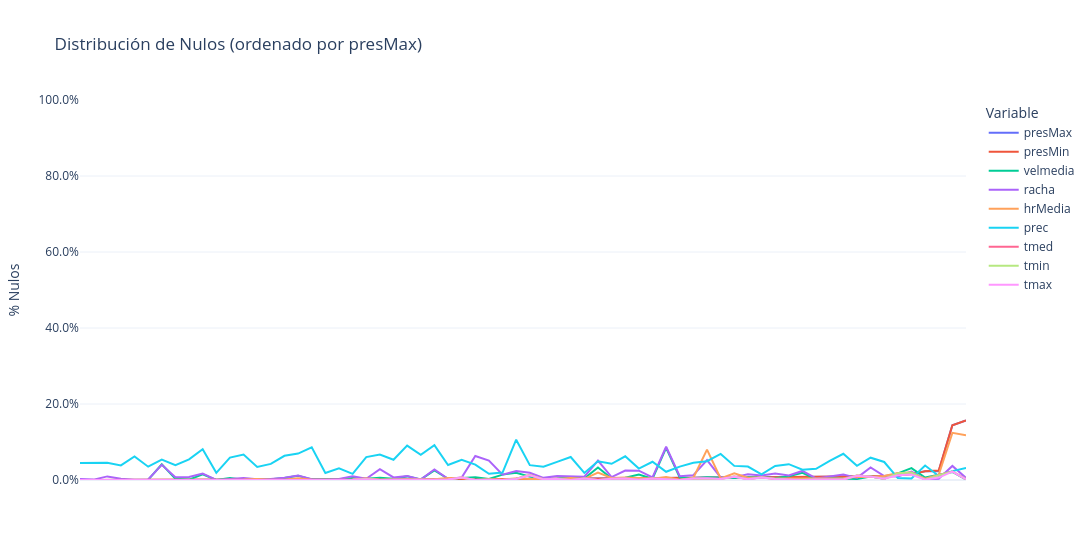

Notebook code for this chart:
### Code cell
plot_na_distributions_interactive(selected_by_id, ['presMax', 'presMin', 'velmedia', 'racha', 'hrMedia', 'prec', 'tmed', 'tmin', 'tmax'], fsize=(15, 7))
